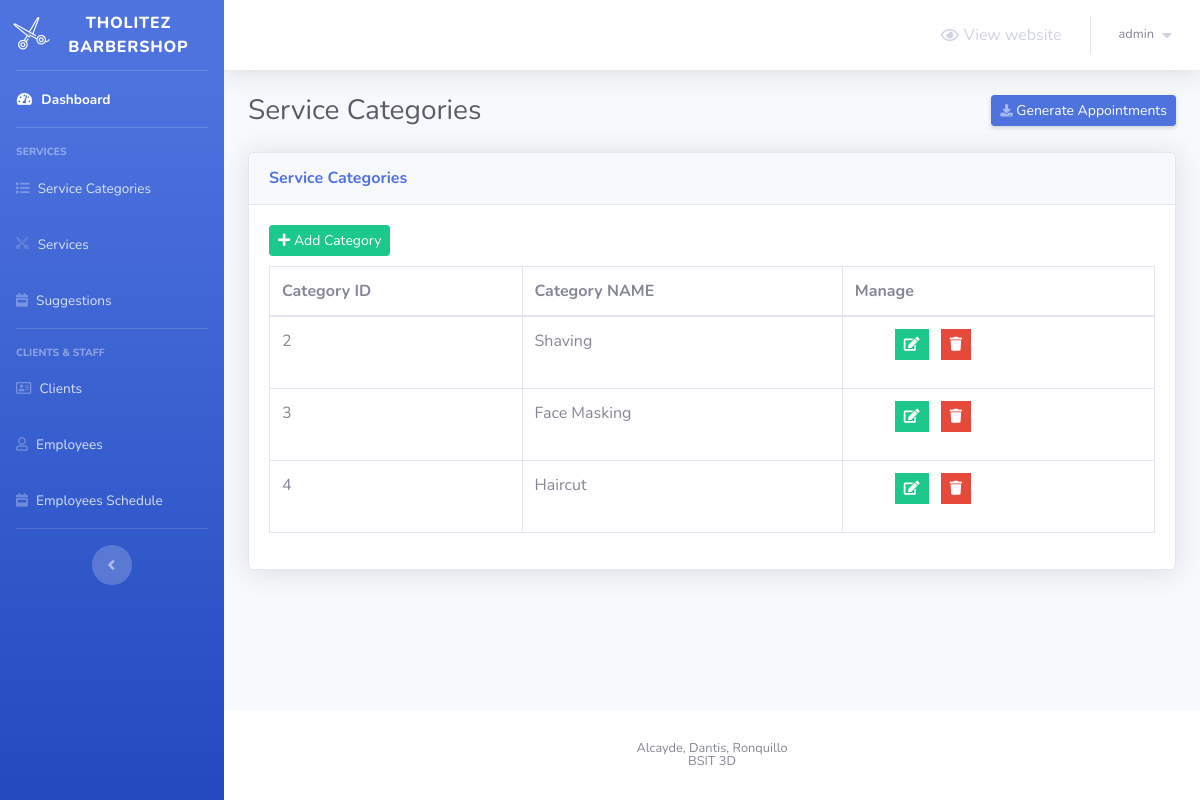
The page /barber-admin/service-categories.php (signed in) on the database its author committed.
### tables this page shows
CREATE TABLE `service_categories` (
  `category_id` int(2) NOT NULL,
  `category_name` varchar(50) NOT NULL
);

### barber-admin/service-categories.php (the view, shortened to what this page needs)
<?php
    include 'connect.php';
    include 'Includes/templates/header.php';
    if(isset($_SESSION['username_barbershop_Xw211qAAsq4']) && isset($_SESSION['password_barbershop_Xw211qAAsq4']))
    {
?>
        <div class="container-fluid">
            <div class="d-sm-flex align-items-center justify-content-between mb-4">
                <h1 class="h3 mb-0 text-gray-800">Service Categories</h1>
                <a href="generate.php" class="d-none d-sm-inline-block btn btn-sm btn-primary shadow-sm">
                    <i class="fas fa-download fa-sm text-white-50"></i>
                    Generate Appointments
                </a>
            </div>
            <?php
                $stmt = $con->prepare("SELECT * FROM service_categories");
                $stmt->execute();
                $rows_categories = $stmt->fetchAll();
            ?>
            <div class="card shadow mb-4">
                <div class="card-header py-3">
                    <h6 class="m-0 font-weight-bold text-primary">Service Categories</h6>
                </div>
                <div class="card-body">
                    <button class="btn btn-success btn-sm" style="margin-bottom: 10px;" type="button" data-toggle="modal" data-target="#add_new_category" data-placement="top">
                        <i class="fa fa-plus"></i>
                        Add Category
                    </button>
                    <div class="table-responsive">
                        <table class="table table-bordered" id="dataTable" width="100%" cellspacing="0">
                            <thead>
                                <tr>
                                    <th>Category ID</th>
                                    <th>Category NAME</th>
                                    <th>Manage</th>
                                </tr>
                            </thead>
                            <tbody>
                                <?php
                                foreach($rows_categories as $category)
                                {
                                    echo "<tr>";
                                        echo "<td>";
                                            echo $category['category_id'];
                                        echo "</td>";
                                        echo "<td>";
                                            echo $category['category_name'];
                                        echo "</td>";
                                        echo "<td>";
                                            if(strtolower($category["category_name"]) != "uncategorized")
                                            {
                                                $delete_data = "delete_".$category["category_id"];
                                                $edit_data = "edit_".$category["category_id"];
                                            ?>
                                            <ul>
                                                <li class="list-inline-item" data-toggle="tooltip" title="Edit">
                                                    <button class="btn btn-success btn-sm rounded-0" type="button" data-toggle="modal" data-target="#<?php echo $edit_data; ?>" data-placement="top"><i class="fa fa-edit"></i></button>
                                                </li>
                                                <li class="list-inline-item" data-toggle="tooltip" title="Delete">
                                                    <button class="btn btn-danger btn-sm rounded-0" type="button" data-toggle="modal" data-target="#<?php echo $delete_data; ?>" data-placement="top"><i class="fa fa-trash"></i></button>
                                                </li>
                                            </ul>
                                            <?php
                                            }
                                        echo "</td>";
                                    echo "</tr>";
                                }
                            ?>
                            </tbody>
                        </table>
                    </div>
                </div>
            </div>
        </div>
<?php
        include 'Includes/templates/footer.php';
    }
    else
    {
        header('Location: login.php');
        exit();
    }
?>

### rows shown on the page
service_categories: category_id "2", category_name "Shaving"
service_categories: category_id "3", category_name "Face Masking"
service_categories: category_id "4", category_name "Haircut"

### other values the page prints
$_SESSION['username_barbershop_Xw211qAAsq4'] "admin"
